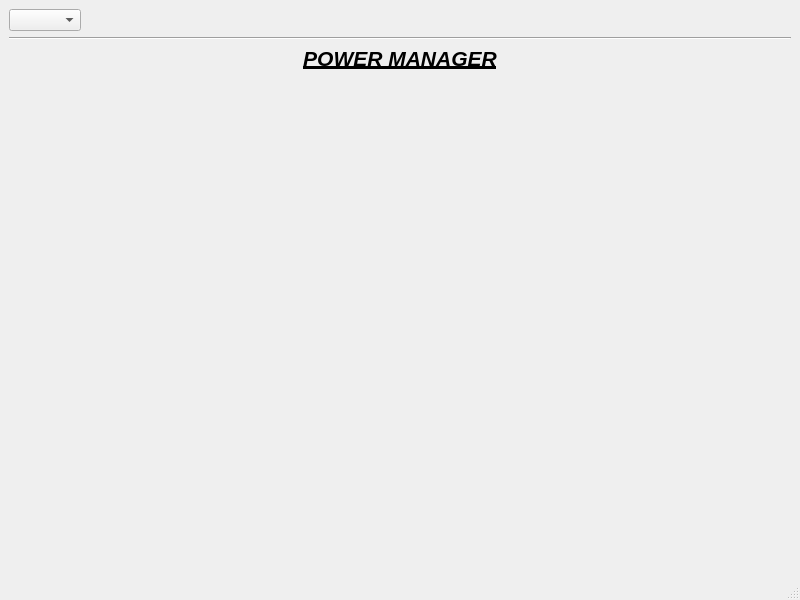
<?xml version="1.0" encoding="UTF-8"?>
<ui version="4.0">
 <class>MainWindow</class>
 <widget class="QMainWindow" name="MainWindow">
  <property name="geometry">
   <rect>
    <x>0</x>
    <y>0</y>
    <width>800</width>
    <height>600</height>
   </rect>
  </property>
  <property name="windowTitle">
   <string>MainWindow</string>
  </property>
  <widget class="QWidget" name="centralwidget">
   <layout class="QVBoxLayout" name="verticalLayout">
    <item>
     <layout class="QHBoxLayout" name="horizontalLayout">
      <item>
       <widget class="QComboBox" name="comboBox"/>
      </item>
      <item>
       <spacer name="horizontalSpacer">
        <property name="orientation">
         <enum>Qt::Orientation::Horizontal</enum>
        </property>
        <property name="sizeHint" stdset="0">
         <size>
          <width>40</width>
          <height>20</height>
         </size>
        </property>
       </spacer>
      </item>
     </layout>
    </item>
    <item>
     <widget class="Line" name="line">
      <property name="orientation">
       <enum>Qt::Orientation::Horizontal</enum>
      </property>
     </widget>
    </item>
    <item>
     <widget class="QLabel" name="label">
      <property name="font">
       <font>
        <family>Arial</family>
        <pointsize>16</pointsize>
        <italic>true</italic>
        <bold>true</bold>
        <underline>true</underline>
       </font>
      </property>
      <property name="text">
       <string>POWER MANAGER</string>
      </property>
      <property name="alignment">
       <set>Qt::AlignmentFlag::AlignCenter</set>
      </property>
     </widget>
    </item>
    <item>
     <spacer name="verticalSpacer">
      <property name="orientation">
       <enum>Qt::Orientation::Vertical</enum>
      </property>
      <property name="sizeHint" stdset="0">
       <size>
        <width>20</width>
        <height>40</height>
       </size>
      </property>
     </spacer>
    </item>
   </layout>
  </widget>
  <widget class="QMenuBar" name="menubar">
   <property name="geometry">
    <rect>
     <x>0</x>
     <y>0</y>
     <width>800</width>
     <height>25</height>
    </rect>
   </property>
  </widget>
  <widget class="QStatusBar" name="statusbar"/>
 </widget>
 <resources/>
 <connections/>
</ui>
